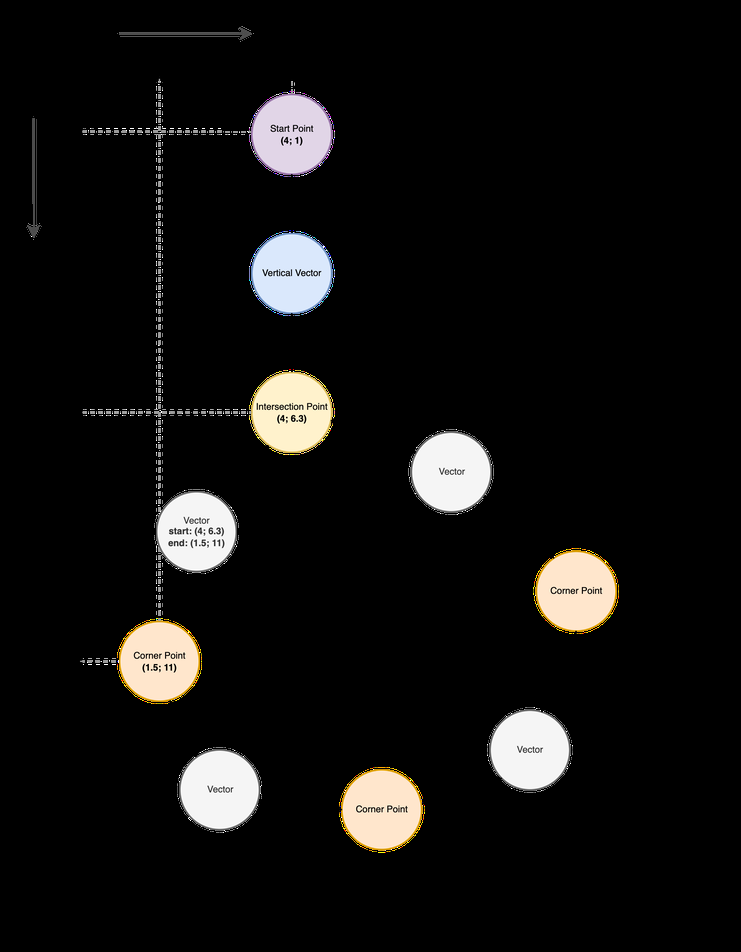
#> input picture papers/explainable_attractors_2025_paper/images/absolute_coordinate_system.png, 741 x 952 px, shrunk from 2240 x 2876 before the run
$ python -i handler.py   (imports and definitions only)
#> lines starting #> are read from the running program, lines starting #| are printed output that depends on the picture; after the words box and inside, x2 and y2 are one past the last pixel; in counts of white or black regions, pixels touching at a corner belong together
#> further down, picture is the input picture: shape (952, 741, 3); mean B, G, R 16.7, 17.7, 18.5
import json
import base64
import math

import cv2
import numpy as np


def handler(context, event):
    context.logger.info('Running line detection')

    # Decode the base64 image
    base64_image = event.body
    image_data = base64.b64decode(base64_image)
    image_np = np.frombuffer(image_data, dtype=np.uint8)
    image = cv2.imdecode(image_np, flags=1)

    # Perform line detection
    result_image = detect_lines(image)

    # Convert back to base64
    _, img_encoded = cv2.imencode('.jpg', result_image)
    img_base64 = base64.b64encode(img_encoded.tostring()).decode('utf-8')

    return context.Response(body=json.dumps({'image': img_base64}),
                            headers={},
                            content_type='application/json',
                            status_code=200)

def slope_intercept(x1, y1, x2, y2):
    slope = (y2 - y1) / (x2 - x1)
    intercept = y1 - slope * x1
    return slope, intercept

def distance(x1, y1, x2, y2):
    return math.sqrt((x2 - x1)**2 + (y2 - y1)**2)

def detect_lines(image):
    gray = cv2.cvtColor(image, cv2.COLOR_BGR2GRAY)
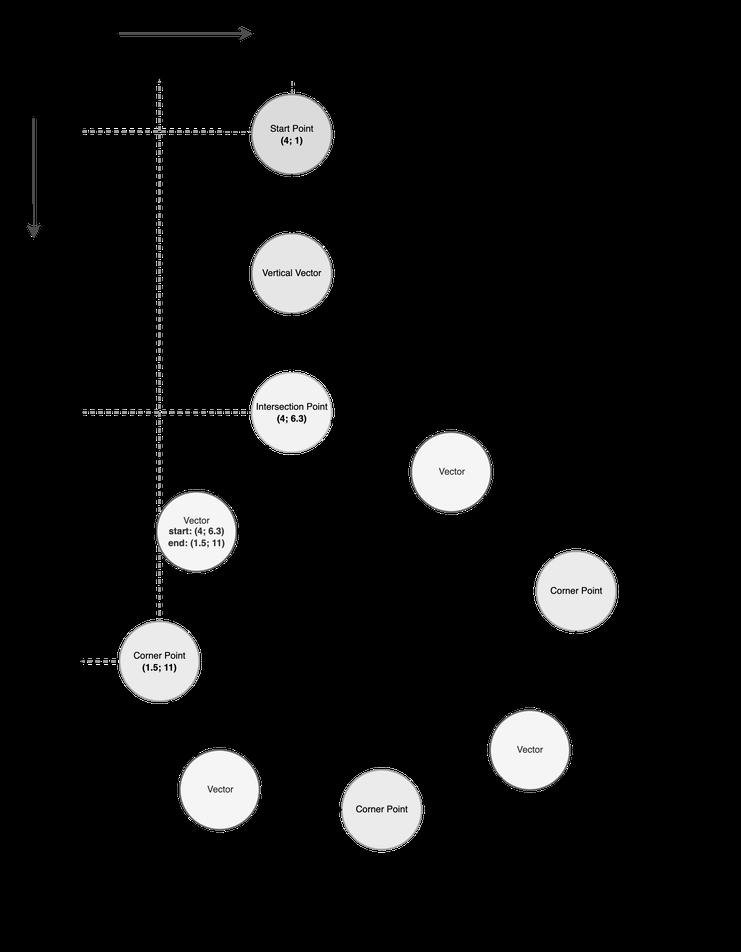
#> gray: shape (952, 741); min 0, max 255, mean 17.8

    # Use canny edge detection
    edges = cv2.Canny(gray, 50, 150, apertureSize=3)
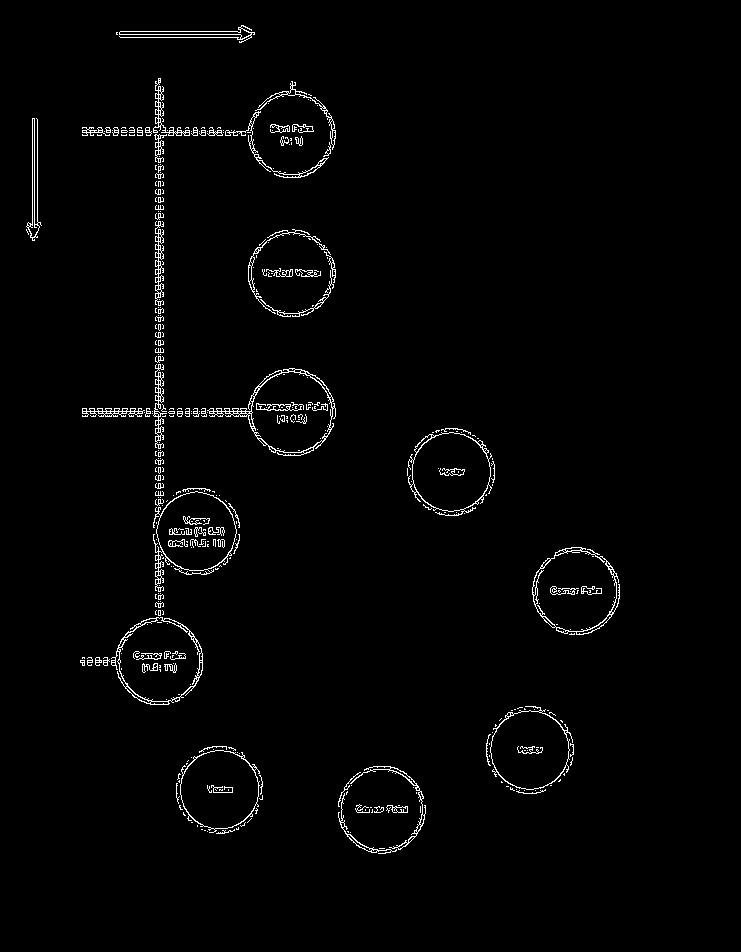
#> edges: shape (952, 741); 1.8% white in thin lines or dots, all inside (x1, y1, x2, y2) = (26, 25, 620, 854)

    # Apply HoughLinesP method to
    # to directly obtain line end points
    lines_list = []
    lines = cv2.HoughLinesP(
        edges,  # Input edge image
        1,  # Distance resolution in pixels
        np.pi / 180,  # Angle resolution in radians
        threshold=100,  # Min number of votes for valid line
        minLineLength=5,  # Min allowed l0ength of line
        maxLineGap=10  # Max allowed gap between line for joining them
    )
#> lines = 21 rows, first 6: [158, 524, 158, 78], [160, 517, 160, 78], [155, 518, 155, 81], [163, 511, 163, 87], [162, 513, 162, 86], [159, 520, 159, 78]

    print(f'Lines detected: {len(lines)}')
#| Lines detected: 21

    # Iterate over points
    for points in lines:
        # Extracted points nested in the list
        x1, y1, x2, y2 = points[0]
        # Draw the lines joing the points
        # On the original image
        cv2.line(image, (x1, y1), (x2, y2), (0, 255, 0), 2)
#> this loop made 21 passes
#> (x1, y1, x2, y2) on passes 1 to 12: (158, 524, 158, 78), (160, 517, 160, 78), (155, 518, 155, 81), (163, 511, 163, 87), (162, 513, 162, 86), (159, 520, 159, 78), (156, 620, 156, 81), (82, 132, 252, 132), (82, 411, 251, 411), (116, 34, 254, 34), (120, 37, 251, 37), (82, 413, 251, 413)
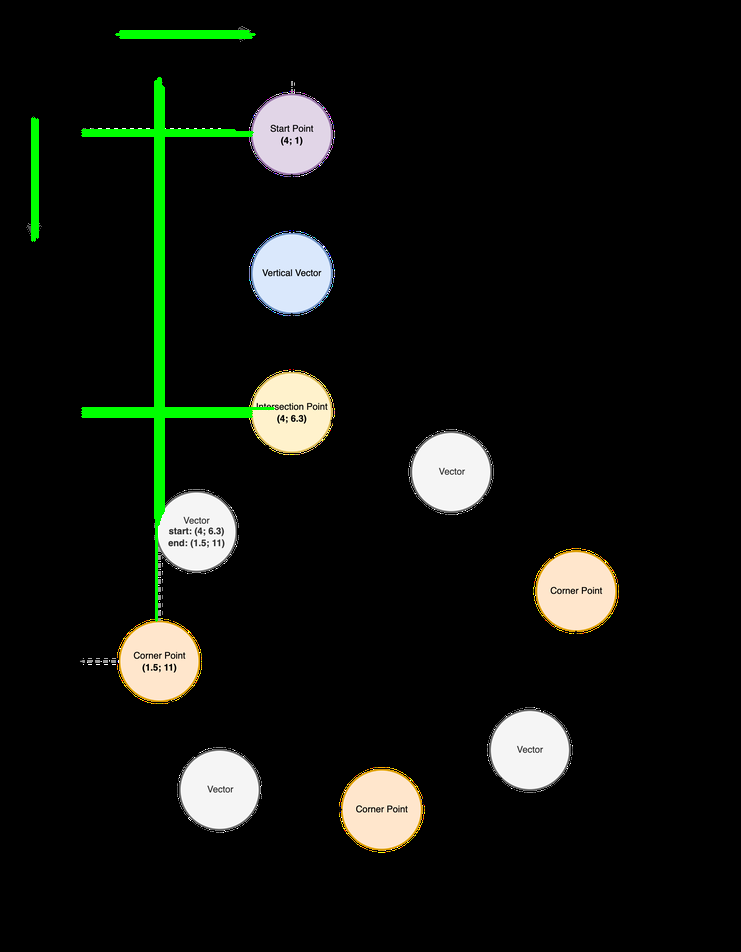
#> image: shape (952, 741, 3); 1.47% of pixels changed, all inside (x1, y1, x2, y2) = (31, 30, 275, 622)

    return image

>>> import cv2
>>> picture = cv2.imread('../../papers/explainable_attractors_2025_paper/images/absolute_coordinate_system.png')
>>> result = detect_lines(picture)

$ run again, on papers/explainable_attractors_2025_paper/images/first_iteration_concept_creation.png
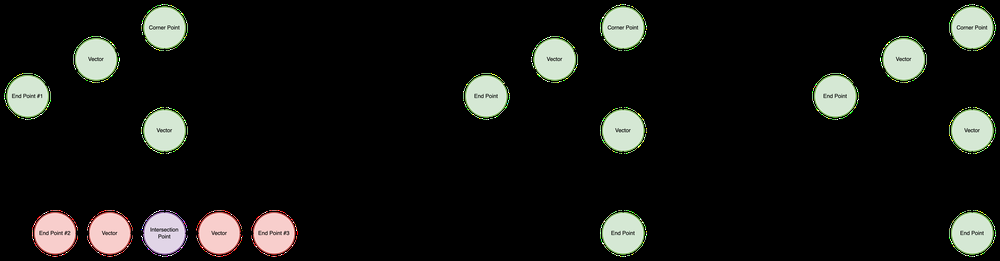
#> input picture papers/explainable_attractors_2025_paper/images/first_iteration_concept_creation.png, 1000 x 261 px, shrunk from 5844 x 1524 before the run
#> picture is the input picture: shape (261, 1000, 3); mean B, G, R 21.3, 23.9, 23.2
#> in detect_lines, `edges = cv2.Canny(gray, 50, 150, apertureSize=3)`:
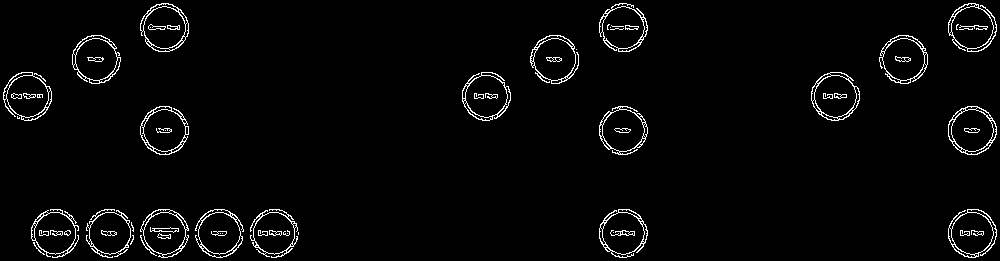
#> edges: shape (261, 1000); 2.9% white in thin lines or dots
#> lines = [[130, 231, 185, 231], [31, 231, 75, 231], [158, 235, 170, 235], [959, 253, 985, 253], [599, 234, 647, 234], [43, 212, 67, 212]]
#| Lines detected: 6
#> the loop in detect_lines, `for points in lines:` made 6 passes
#> after the loop in detect_lines, `for points in lines:`:
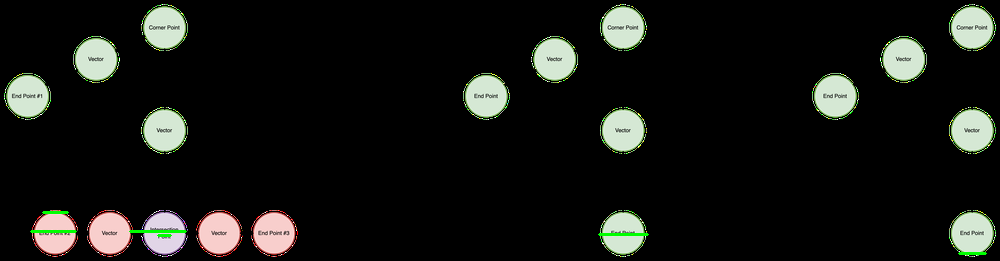
#> image: shape (261, 1000, 3); 0.25% of pixels changed, all inside (x1, y1, x2, y2) = (30, 211, 987, 255)

$ run again, on papers/explainable_attractors_2025_paper/images/initial_concept.png
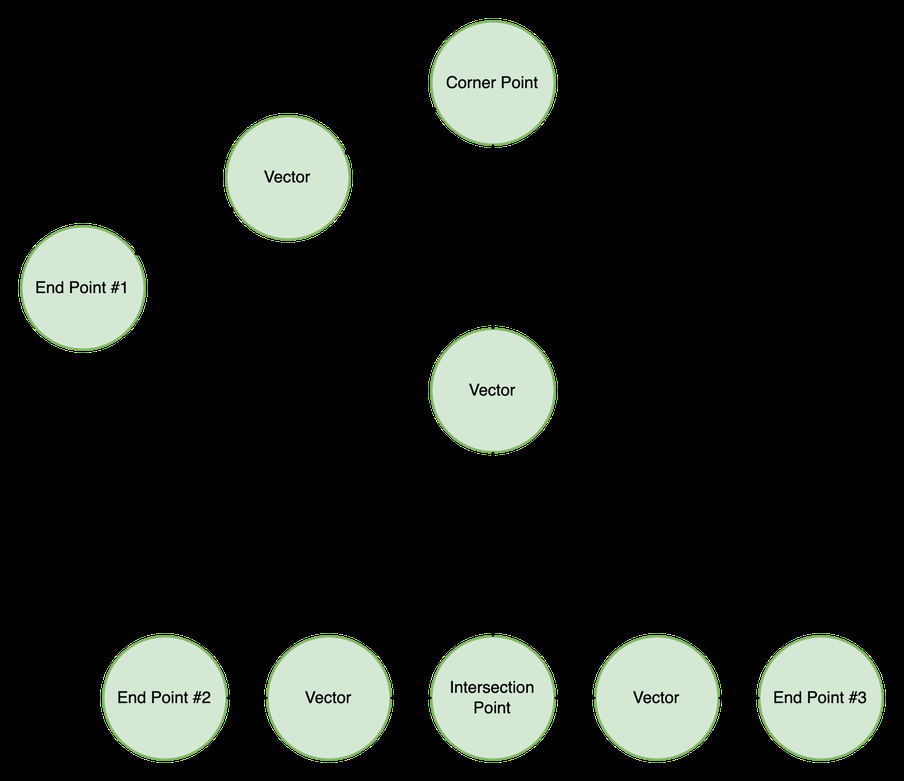
#> input picture papers/explainable_attractors_2025_paper/images/initial_concept.png, 904 x 781 px, shrunk from 1764 x 1524 before the run
#> picture is the input picture: shape (781, 904, 3); mean B, G, R 32.1, 36.4, 32.8
#> in detect_lines, `edges = cv2.Canny(gray, 50, 150, apertureSize=3)`:
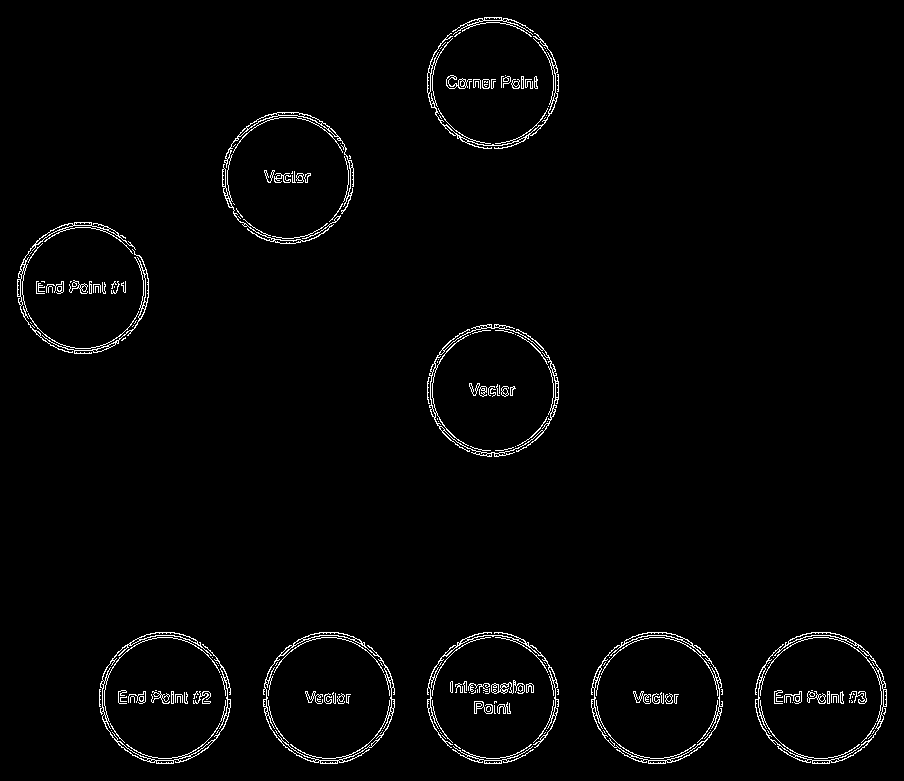
#> edges: shape (781, 904); 2.1% white in thin lines or dots
#> lines = 46 rows, first 6: [225, 694, 230, 694], [118, 694, 210, 694], [636, 701, 676, 701], [163, 703, 173, 703], [317, 703, 348, 703], [306, 696, 349, 696]
#| Lines detected: 46
#> the loop in detect_lines, `for points in lines:` made 46 passes
#> after the loop in detect_lines, `for points in lines:`:
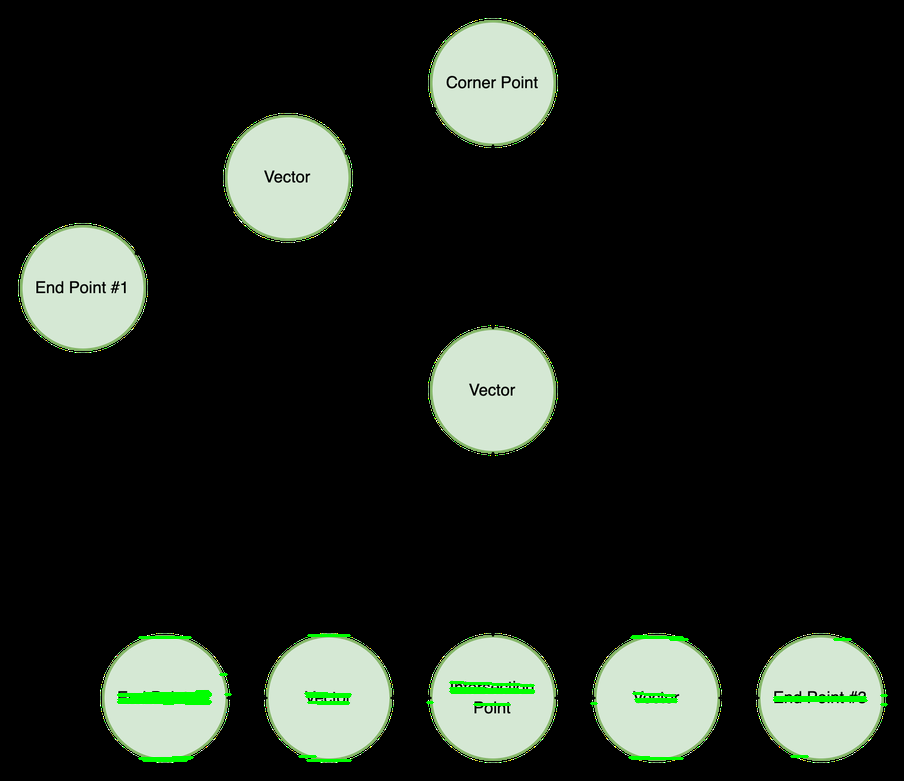
#> image: shape (781, 904, 3); 0.67% of pixels changed, all inside (x1, y1, x2, y2) = (117, 634, 888, 762)

$ run again, on papers/explainable_attractors_2025_paper/images/legend.png
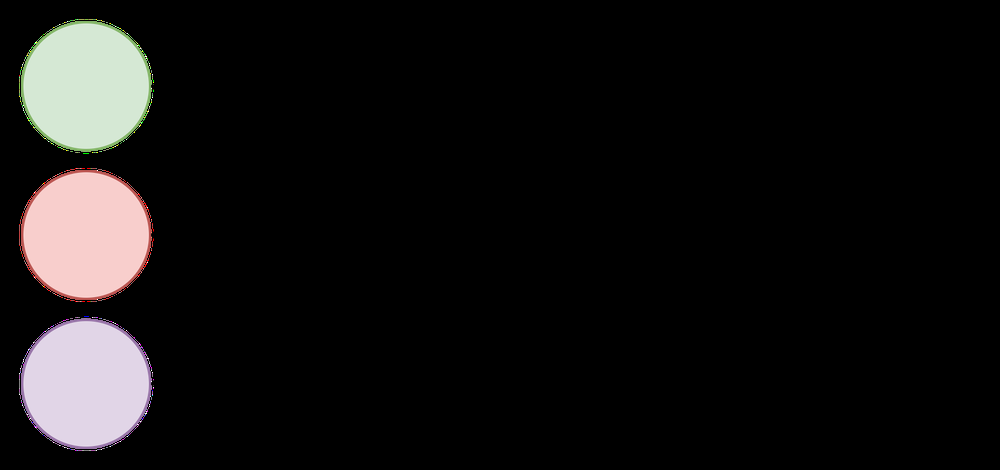
#> input picture papers/explainable_attractors_2025_paper/images/legend.png, 1000 x 470 px, shrunk from 1880 x 884 before the run
#> picture is the input picture: shape (470, 1000, 3); mean B, G, R 18.1, 18.3, 19.6
#> in detect_lines, `gray = cv2.cvtColor(image, cv2.COLOR_BGR2GRAY)`:
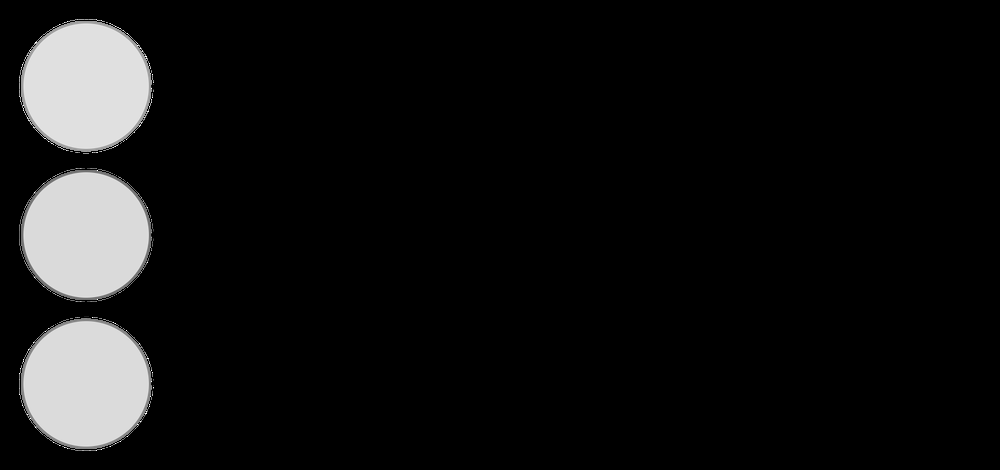
#> gray: shape (470, 1000); min 0, max 255, mean 18.7
#> in detect_lines, `edges = cv2.Canny(gray, 50, 150, apertureSize=3)`:
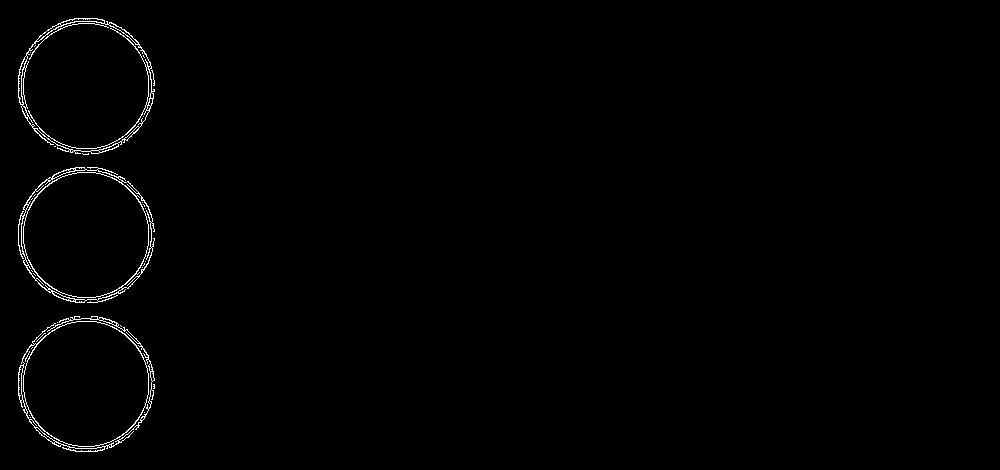
#> edges: shape (470, 1000); 0.84% white in thin lines or dots, all inside (x1, y1, x2, y2) = (18, 18, 155, 452)
#> lines = [[148, 112, 148, 59]]
#| Lines detected: 1
#> the loop in detect_lines, `for points in lines:` made 1 pass
